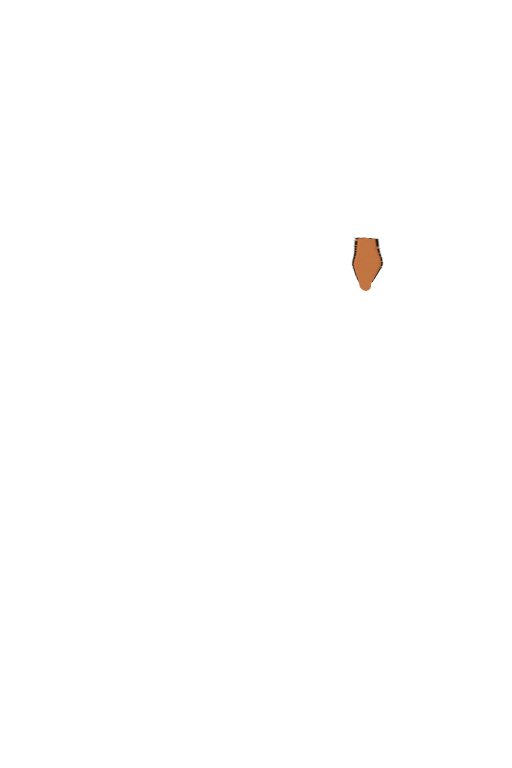
#> input picture apps/StaticShift/design/cast_v2/精修/退件1106b/followup/host-arm-before-followup.png, 1024 x 1536 px (shown at 1/2 size); the run also reads 1 picture not shown here
$ python finish_contours.py
#> lines starting #> are read from the running program, lines starting #| are printed output that depends on the picture; after the words box and inside, x2 and y2 are one past the last pixel; in counts of white or black regions, pixels touching at a corner belong together
from pathlib import Path
from PIL import Image
import numpy as np,cv2,json
from scipy import ndimage as ndi
P=Path(__file__).resolve().parent.parent;Q=P/'followup';H,W=1536,1024;Y,X=np.mgrid[:H,:W]
def save(a,f):
 lab,n=ndi.label(a[:,:,3]>0);sz=np.bincount(lab.ravel());sz[0]=0;a[lab!=sz.argmax()]=0;a[a[:,:,3]==0,:3]=0;Image.fromarray(a).save(f)
def smooth_alpha(a,b,sigma,scale=6):
 crop=a[b[1]:b[3],b[0]:b[2],3].astype(float)/255;z=cv2.resize(crop,((b[2]-b[0])*scale,(b[3]-b[1])*scale),interpolation=cv2.INTER_CUBIC);z=ndi.gaussian_filter(z,sigma*scale);mask=z>.5;return mask
# Preserve the previously joint-fitted organic silhouette, use new generated volume/shading.
old=np.array(Image.open(Q/'host-arm-before-followup.png').convert('RGBA'));b=(691,464,779,592);sc=6;mask=smooth_alpha(old,b,.65,sc);hh,ww=mask.shape;y,x=np.mgrid[:hh,:ww];srcX=b[0]+(x+.5)/sc;srcY=b[1]+(y+.5)/sc
#> further down, old is the input picture: shape (1536, 1024, 4); mean R, G, B, A 0.5, 0.3, 0.2, 0.8
#> in smooth_alpha, `mask = z > 0.5`:
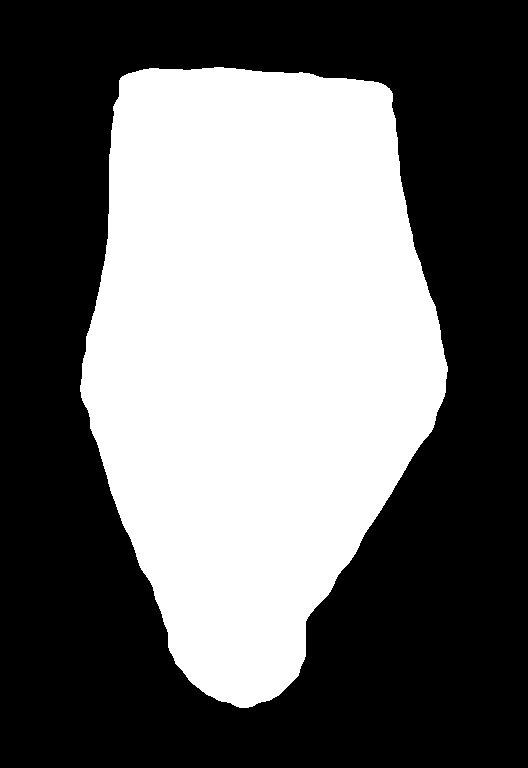
#> mask: shape (768, 528) bool; 41.9% white; 1 white region, box (x1, y1, x2, y2) and area: (80, 67, 448, 708) 169866
#> after `hh, ww = mask.shape`: hh = 768; ww = 528
im=Image.open(Q/'host_forearm-generated.png').convert('RGBA');bb=im.getchannel('A').point(lambda a:255 if a>80 else 0).getbbox();g=np.array(im.crop(bb));gh,gw=g.shape[:2];left=[];right=[]
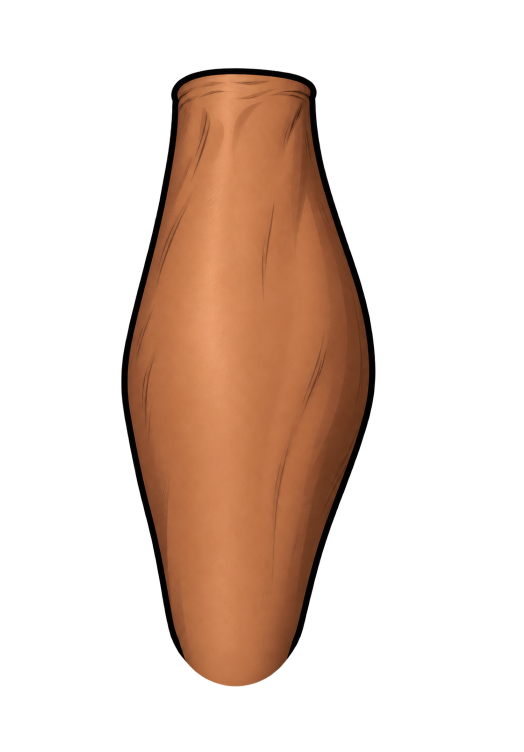
#> input picture apps/StaticShift/design/cast_v2/精修/退件1106b/followup/host_forearm-generated.png, 1047 x 1503 px (shown at 1/2 size)
#> further down, im is the input picture: PIL image 1047x1503 RGBA; mean R, G, B, A 48.4, 29.4, 18.3, 73.2
#> after `bb = im.getchannel('A').point(lambda a: 255 if a > 80 else 0).getbbox(`: bb = (242, 136, 751, 1373)
#> after `g = np.array(im.crop(bb))`:
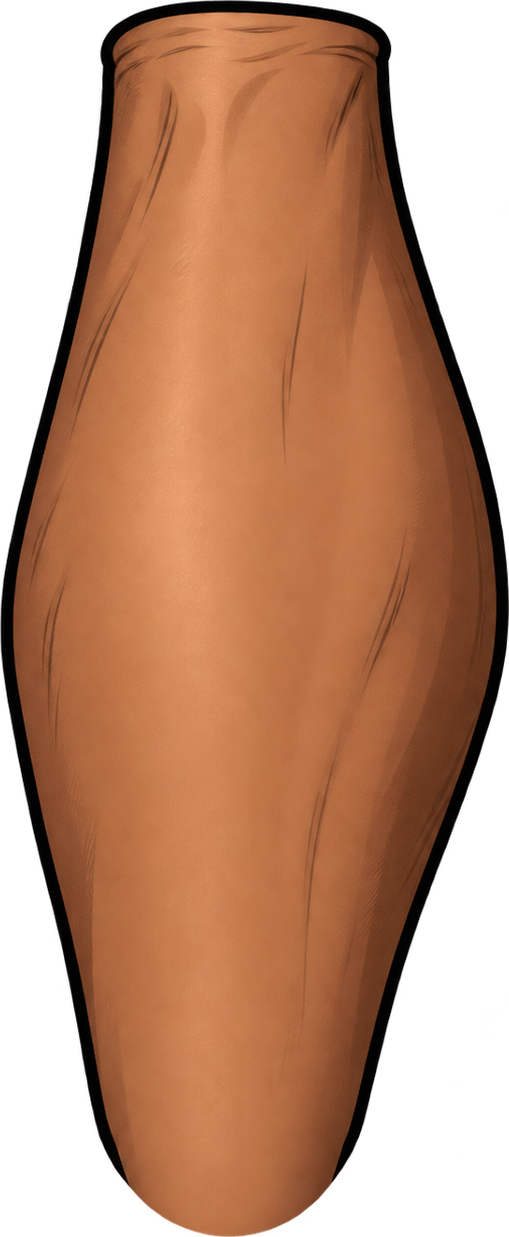
#> g: shape (1237, 509, 4); mean R, G, B, A 121, 73.4, 45.7, 183; transparent parts drawn white
#> after `gh, gw = g.shape[:2]`: gh = 1237; gw = 509
for row in range(gh):
 ids=np.where(g[row,:,3]>120)[0];left.append(ids.min()if len(ids)else np.nan);right.append(ids.max()if len(ids)else np.nan)
#> this loop made 1237 passes
#> ids on pass 1: [225, 226, 227, 228, 229, 230, 231, 232, 233]
#> after the loop, left = 1237 values, max 225 at index 0, min 1 at index 602, mean 61.63; right = 1237 values, max 508 at index 593, min 233 at index 0, mean 428.6
valid=np.isfinite(left);left=np.interp(np.arange(gh),np.where(valid)[0],np.array(left)[valid]);right=np.interp(np.arange(gh),np.where(valid)[0],np.array(right)[valid]);oldL=[];oldR=[]
for row in range(hh):
 ids=np.where(mask[row])[0];oldL.append(ids.min()if len(ids)else np.nan);oldR.append(ids.max()if len(ids)else np.nan)
#> after the loop, oldL = 768 items, first 6: nan, nan, nan, nan, nan, nan; oldR = 768 items, first 6: nan, nan, nan, nan, nan, nan
valid=np.isfinite(oldL);oldL=np.interp(np.arange(hh),np.where(valid)[0],np.array(oldL)[valid]);oldR=np.interp(np.arange(hh),np.where(valid)[0],np.array(oldR)[valid]);my=np.clip((srcY-474)/108*(gh-1),0,gh-1);gl=np.interp(my.ravel(),np.arange(gh),left).reshape(my.shape);gr=np.interp(my.ravel(),np.arange(gh),right).reshape(my.shape);u=(x-np.array(oldL)[:,None])/np.maximum((np.array(oldR)-oldL)[:,None],1);mx=gl+u*(gr-gl);rgb=cv2.remap(g[:,:,:3].astype('float32'),mx.astype('float32'),my.astype('float32'),cv2.INTER_CUBIC);rgb+=np.array([12,4,-2]);rgb=rgb.clip(0,255);E=np.array([729,566]);V=np.array([4,-84.])/np.hypot(4,84);q=(srcX-E[0])*V[0]+(srcY-E[1])*V[1];r=np.hypot(srcX-E[0],srcY-E[1]);w=np.clip((25-q)/25,0,1);w=w*w*(3-2*w);rgb=rgb*(1-w[:,:,None])+[192,116,65]*w[:,:,None]
#> after `oldL = np.interp(np.arange(hh), np.where(valid)[0], np.array(oldL)[val`: oldL = 768 values, max 239 at index 707, min 80 at index 385, mean 137.6
#> after `oldR = np.interp(np.arange(hh), np.where(valid)[0], np.array(oldR)[val`: oldR = 768 values, max 447 at index 366, min 223 at index 0, mean 359.6
dist=ndi.distance_transform_edt(mask)/sc;hidden=(q<1.2)&(r<16);edge=mask&(dist<=2.4)&~hidden;rgb[edge]=[12,7,4];rgb[hidden]=[192,116,65];z=np.dstack([rgb,mask.astype(float)*255]);z[:,:,:3]*=z[:,:,3:4]/255;z=cv2.resize(z,(b[2]-b[0],b[3]-b[1]),interpolation=cv2.INTER_AREA);alpha=z[:,:,3:4];z[:,:,:3]=np.where(alpha>1e-6,z[:,:,:3]/np.maximum(alpha,1e-6)*255,0);out=np.zeros((H,W,4),'uint8');out[b[1]:b[3],b[0]:b[2]]=z.clip(0,255).round().astype('uint8');save(out,P/'candidate/host/layers/arm_r_lower.png')
#> after `edge = mask & (dist <= 2.4) & ~hidden`: edge: shape (768, 528) bool; 4.8% white; 5 white regions (2 under 20 px), largest, box (x1, y1, x2, y2) and area: (80, 67, 448, 609) 19418, (263, 690, 284, 702) 35, (239, 704, 256, 708) 25
#> after `rgb[edge] = [12, 7, 4]`:
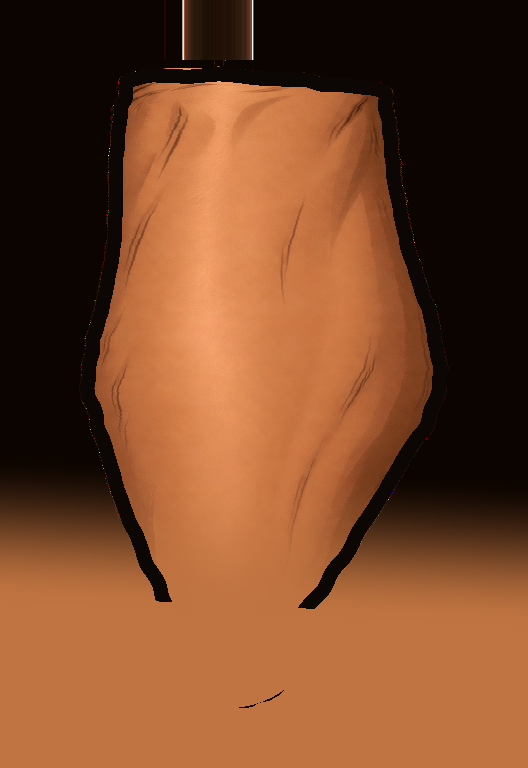
#> rgb: shape (768, 528, 3) float64; mean R, G, B 122.5, 72.2, 40.7
#> after `rgb[hidden] = [192, 116, 65]`: rgb: shape (768, 528, 3) float64; 0.34% of pixels changed, all inside (x1, y1, x2, y2) = (132, 600, 324, 617)
#> in save, `lab, n = ndi.label(a[:, :, 3] > 0)`:
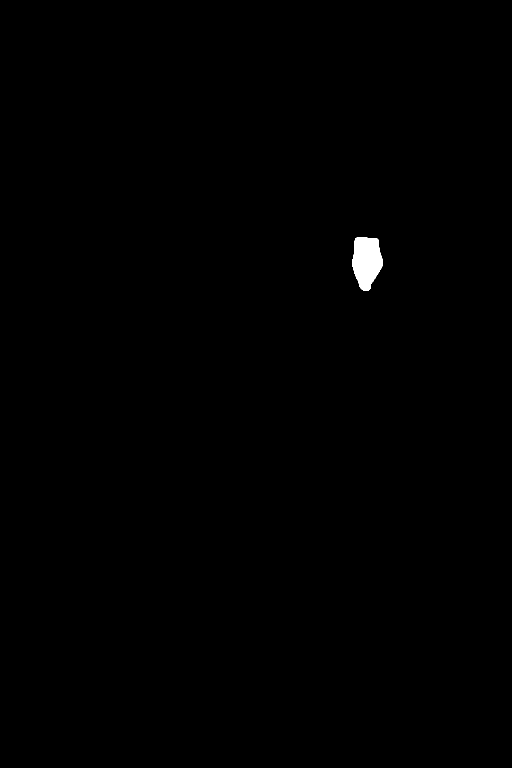
#> lab: shape (1536, 1024) int32 (shown at 1/2 size); values 0 (black) and 1 (white), 0.31% white; 1 white region, box (x1, y1, x2, y2) and area: (704, 475, 766, 582) 4852
#> in save, `lab, n = ndi.label(a[:, :, 3] > 0)`: n = 1
#> in save, `sz = np.bincount(lab.ravel())`: sz = [1568012, 4852]
# DJ: clean the existing rounded shoulder cap without moving cuff/folds, round only the small inward corner.
a=np.array(Image.open(Q/'dj-upper-before-followup.png').convert('RGBA'));orig=a.copy();b=(650,365,795,605);mask=smooth_alpha(a,b,.95,sc);yy,xx=np.mgrid[:mask.shape[0],:mask.shape[1]];px=b[0]+(xx+.5)/sc;py=b[1]+(yy+.5)/sc;S=np.array([681,399]);E=np.array([757,567]);v=(E-S)/np.linalg.norm(E-S);q=(px-S[0])*v[0]+(py-S[1])*v[1];notch=(px-727)**2+(py-529)**2<24**2;root=(q<45)&((px-S[0])**2+(py-S[1])**2<65**2);zone=root|notch
#> in smooth_alpha (call 2), `mask = z > 0.5`: mask: shape (1440, 870) bool; 34.7% white; 1 white region, box (x1, y1, x2, y2) and area: (127, 108, 783, 1350) 435149
# Original unmodified RGB inside; generated underpaint supplies newly exposed skin at the rounded corner.
g=np.array(Image.open(Q/'dj_upper-generated.png').convert('RGBA'));bb=Image.fromarray(g[:,:,3]).point(lambda z:255 if z>80 else 0).getbbox();g=g[bb[1]:bb[3],bb[0]:bb[2]];g=cv2.resize(g,(110*sc,207*sc),interpolation=cv2.INTER_CUBIC);paint=np.zeros((240*sc,145*sc,4),'uint8');paint[(383-365)*sc:(590-365)*sc,(671-650)*sc:(781-650)*sc]=g
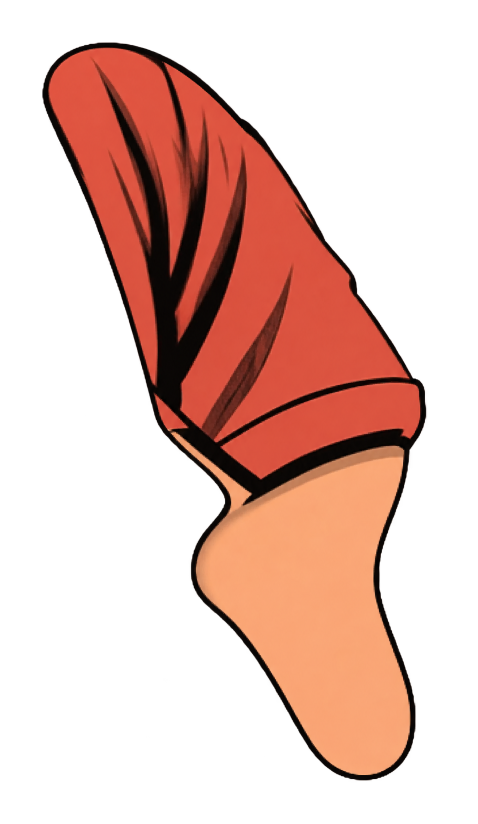
#> input picture apps/StaticShift/design/cast_v2/精修/退件1106b/followup/dj_upper-generated.png, 955 x 1647 px (shown at 1/2 size)
#> further down, g is the input picture: shape (1647, 955, 4); mean R, G, B, A 66.3, 32.9, 24, 91.1
#> after `bb = Image.fromarray(g[:, :, 3]).point(lambda z: 255 if z > 80 else 0)`: bb = (85, 85, 853, 1561)
z=cv2.resize(a[b[1]:b[3],b[0]:b[2]],(145*sc,240*sc),interpolation=cv2.INTER_NEAREST).astype(float);z[zone,3]=mask[zone]*255;oldsolid=z[:,:,3]>127;dist=ndi.distance_transform_edt(mask)/sc;oldcrop=cv2.resize(orig[b[1]:b[3],b[0]:b[2],3],(145*sc,240*sc),interpolation=cv2.INTER_NEAREST)>160;olddist=ndi.distance_transform_edt(oldcrop)/sc;oldedge=(olddist<=3.5);newinside=zone&notch&mask&(dist>2.3)&oldedge;z[newinside,:3]=paint[newinside,:3];z[zone&mask&(dist<=2.3),:3]=[10,5,3];z[zone&(~mask),:3]=0
#> after `oldsolid = z[:, :, 3] > 127`: oldsolid: shape (1440, 870) bool; 34.7% white; 1 white region, box (x1, y1, x2, y2) and area: (127, 108, 786, 1350) 434848
#> after `oldcrop = cv2.resize(orig[b[1]:b[3], b[0]:b[2], 3], (145 * sc, 240 * s`: oldcrop: shape (1440, 870) bool; 34.5% white; 1 white region, box (x1, y1, x2, y2) and area: (126, 108, 786, 1350) 432468
#> after `oldedge = olddist <= 3.5`: oldedge: shape (1440, 870) bool; 71.3% white; 1 black region, box (x1, y1, x2, y2) and area: (147, 129, 759, 1327) 359782
#> after `newinside = zone & notch & mask & (dist > 2.3) & oldedge`: newinside: shape (1440, 870) bool; 0.28% white; 1 white region, box (x1, y1, x2, y2) and area: (346, 844, 492, 1127) 3501
# Premultiplied downsample, update only the two local areas.
z[:,:,:3]*=z[:,:,3:4]/255;z=cv2.resize(z,(145,240),interpolation=cv2.INTER_AREA);al=z[:,:,3:4];z[:,:,:3]=np.where(al>1e-6,z[:,:,:3]/np.maximum(al,1e-6)*255,0);z=z.clip(0,255).round().astype('uint8');local=(X[b[1]:b[3],b[0]:b[2]]-727)**2+(Y[b[1]:b[3],b[0]:b[2]]-529)**2<25**2;qq=(X[b[1]:b[3],b[0]:b[2]]-S[0])*v[0]+(Y[b[1]:b[3],b[0]:b[2]]-S[1])*v[1];local|=(qq<45)&((X[b[1]:b[3],b[0]:b[2]]-S[0])**2+(Y[b[1]:b[3],b[0]:b[2]]-S[1])**2<66**2);part=a[b[1]:b[3],b[0]:b[2]];part[local]=z[local];a[b[1]:b[3],b[0]:b[2]]=part;save(a,P/'candidate/dj/layers/arm_r_upper.png')
#> after `z = cv2.resize(z, (145, 240), interpolation=cv2.INTER_AREA)`:
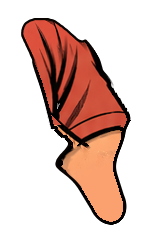
#> z: shape (240, 145, 4) float64; mean R, G, B, A 56.4, 28, 19.9, 88.6; transparent parts drawn white
for ch in ['dj','host']:
#> (the run stopped early here; a loop or call above may not have finished)
